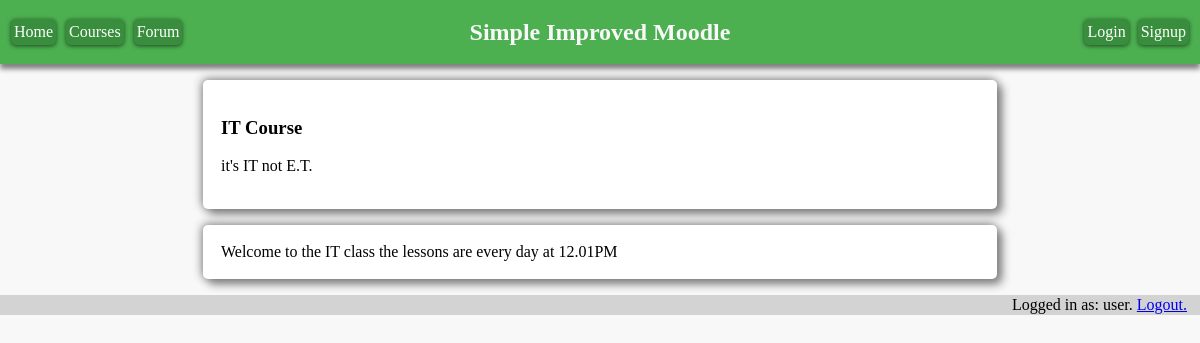
The app's page /course.php?id=3 (signed in) with its own data.
### tables this page shows
CREATE TABLE "Courses"
(
    ID          INTEGER
        primary key,
    name        varchar(255) not null,
    description varchar(255),
    image       varchar(255) default 'images/default-course-image.jpg'
);

CREATE TABLE CourseContent (
    contentID INTEGER PRIMARY KEY,
    courseID INTEGER NOT NULL,
    content varchar(10000),
    visible INTEGER default 1
);

### course.php (the view, shortened to what this page needs)
<!doctype html>
<html lang="en">
<head>
    <link rel="stylesheet" href="style.css">
</head>
<body>
<header>
    <div id="navbar">
        <div id="navleft">
            <a href="index.php" class="btn">Home</a>
            <a class="btn" href="courses.php">Courses</a>
            <?php
            if ($_SESSION["username"] != "Guest"){
                echo '<a class="btn" href="forum.php" style="margin-right: 1%">Forum</a>';
            }
            ?>
        </div>
        <div id="navcentre">
            <h2 class="title">Simple Improved Moodle</h2></div>
        <div id="navright">
            <a class="btn" href="login.html" style="margin-right: 1%">Login</a>
            <a class="btn" href="signup.php">Signup</a>
        </div>
    </div>
</header>
<?php
function showContent(){
    $db = new SQLite3("SecureDB.sqlite", SQLITE3_OPEN_READWRITE);
    $query_result = $db->query("SELECT * FROM Courses WHERE ID=" . $_GET["id"] . ";");
    $row = $query_result->fetchArray();
    echo '
               <div class="card">
                    <div class="content">
                        <h3>' . $row[1] . '</h3>
                        <p>' . $row[2] . '</p>
                    </div>
               </div> ' ;
    $query_result = $db->query("SELECT * FROM CourseContent WHERE courseID=" . $_GET["id"] . ";");
    $row = $query_result->fetchArray();
    while ($row){
        echo '
               <div class="card">
                    <div class="content">
                        ' . $row[2] . '
                    </div>
               </div> ' ;
        $row = $query_result->fetchArray();
    }
}
showContent();
?>
<footer id="footer">
    <div id="loginfo">
        Logged in as: <?php echo $_SESSION["username"]."."; ?>
        <a href="logout.php">Logout.</a>
    </div>
</footer>
</body>
</html>

### style.css (style rules this page uses)
body { margin: 0; background-color: #f8f8f8; }
#navbar { width: 100%; height: 64px; display: flex; justify-content: center; align-items: center; background-color: #4CAF50; box-shadow: 0 5px 5px gray; }
#navcentre { width: 33%; display: flex; justify-content: center; }
#navleft { width: 33%; display: flex; justify-content: left; }
#navright { width: 33%; display: flex; justify-content: right; }
.card { padding: 1px; width: 66%; margin: auto; margin-top: 16px; background-color: white; border-radius: 5px; box-shadow: 5px 5px 10px gray, -1px -1px 10px gray; }
.content { padding: 1px; margin: 16px; }
#footer { padding: 1px; margin-top: 16px; background-color: lightgray; display: flex; justify-content: flex-end; }
#loginfo { margin-right: 1%; }
.btn { text-decoration: none; position: relative; margin: 5px; padding: 4px 3px 4px 3px; overflow: hidden; border-width: 0; outline: none; border-radius: 5px; box-shadow: 0 1px 4px rgba(0, 0, 0, .6); background-color: #388E3C; color: #FFF; transition: background-color .3s; }
.btn:before { content: ""; position: absolute; top: 50%; left: 50%; display: block; width: 0; padding-top: 0; border-radius: 100%; background-color: rgba(236, 240, 241, .3); -webkit-transform: translate(-50%, -50%); -moz-transform: translate(-50%, -50%); -ms-transform: translate(-50%, -50%); -o-transform: translate(-50%, -50%); transform: translate(-50%, -50%); }
.title { color: #f8f8f8; }

### records on screen
courses: name "IT Course", description "it's IT not E.T."
coursecontent: content "Welcome to the IT class the lessons are every day at 12.01PM"

### other values on screen
$_SESSION["username"] "user"
